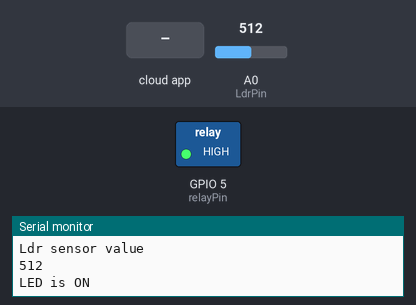
This sketch was run on a simulated ESP8266 (NodeMCU). On the bench: switched loads named in the sketch (green lamp = pin HIGH), the last lines printed to the serial monitor. Inputs (shaded band) come from the test bench; at power-on: A0 (LdrPin) = 512. WiFi joins after 1.5 s; servers stay silent unless stated; the Firebase database answers and starts empty.

Above: at 2.7 s.
2.8 s: the phone or cloud app sets FAN_STATUS to 1
At 5.8 s:
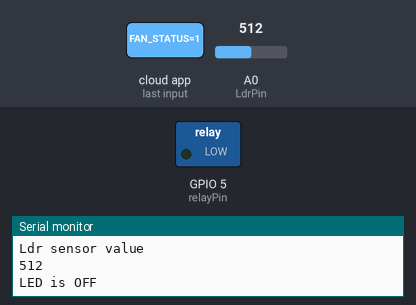
9.9 s: the phone or cloud app sets FAN_STATUS to 0
At 12.1 s:
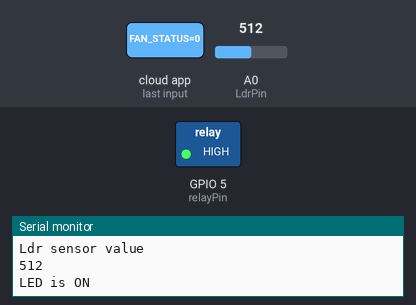
Timing chart, 0 to 13.6 s (numbered marks = the images above; inputs shaded):
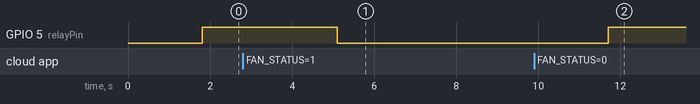

The sketch:

Fan_ldr.ino
```cpp
#include <ESP8266WiFi.h>

 //Library for the sensor


#define WIFI_SSID "//Your wifi username"
#define WIFI_PASSWORD "//your wifi password"

#include <Firebase_ESP_Client.h>

//Provide the token generation process info.
#include "addons/TokenHelper.h"
//Provide the RTDB payload printing info and other helper functions.
#include "addons/RTDBHelper.h"


// Insert Firebase project API Key
#define API_KEY ""

// Insert Firebase database url*/
#define DATABASE_URL ""


int LdrPin = A0; // Change this to your specific pin for the soil sensor
int LdrValue = 0;


FirebaseData fbdo;

FirebaseAuth auth;
FirebaseConfig config;
const int relayPin = 5;
unsigned long sendDataPrevMillis = 0;
int count = 0;
bool signupOK = false;
void setup() {
  Serial.begin(9600);
  pinMode(relayPin, OUTPUT);
   digitalWrite(relayPin, LOW);
   WiFi.begin(WIFI_SSID, WIFI_PASSWORD);
  Serial.print("Connecting to Wi-Fi");
  while (WiFi.status() != WL_CONNECTED){
    Serial.print(".");
    delay(300);
  }
  Serial.println();
  Serial.print("Connected with IP: ");
  Serial.println(WiFi.localIP());
  Serial.println();

  /* Assign the api key (required) */
  config.api_key = API_KEY;

  /* Assign the RTDB URL (required) */
  config.database_url = DATABASE_URL;

  /* Sign up */
  if (Firebase.signUp(&config, &auth, "", "")){
    Serial.println("ok");
    signupOK = true;
  }
  else{
    Serial.printf("%s\n", config.signer.signupError.message.c_str());
  }

  /* Assign the callback function for the long running token generation task */
  config.token_status_callback = tokenStatusCallback; //see addons/TokenHelper.h

  Firebase.begin(&config, &auth);
  Firebase.reconnectWiFi(true);


}

void loop() {
  LdrValue = analogRead(LdrPin);

   if (Firebase.ready() && signupOK && (millis() - sendDataPrevMillis > 1000 || sendDataPrevMillis == 0)){
    //since we want the data to be updated every second
    sendDataPrevMillis = millis();


      if (Firebase.RTDB.setInt(&fbdo, "firebase_path/Light/Ldr_Value",LdrValue)){//your firebase path
      // This command will be executed even if you dont serial print but we will make sure its working
      Serial.println("Ldr sensor value");
  Serial.println(LdrValue);
    }
    else {
      Serial.println("Failed to Read from the Sensor");
      Serial.println("REASON: " + fbdo.errorReason());
    }

      if (Firebase.RTDB.getInt(&fbdo,"firebase_path/FAN_STATUS")){ // Your Firebase data path
 int   FAN_STATUS = fbdo.intData();
    if(FAN_STATUS== 0){
      digitalWrite(relayPin, HIGH);  ;
      Serial.println("LED is ON");
    }
    else if (FAN_STATUS == 1){
      digitalWrite(relayPin, LOW);  ;
      Serial.println("LED is OFF");
    }
  }
    else{
      Serial.println(fbdo.errorReason());
    }


  }


  delay(3000);
}
```

Measured:
- after the input at 2.8 s, GPIO 5 (relayPin): HIGH → LOW after 2.3 s
- after the input at 9.9 s, GPIO 5 (relayPin): LOW → HIGH after 1.8 s
